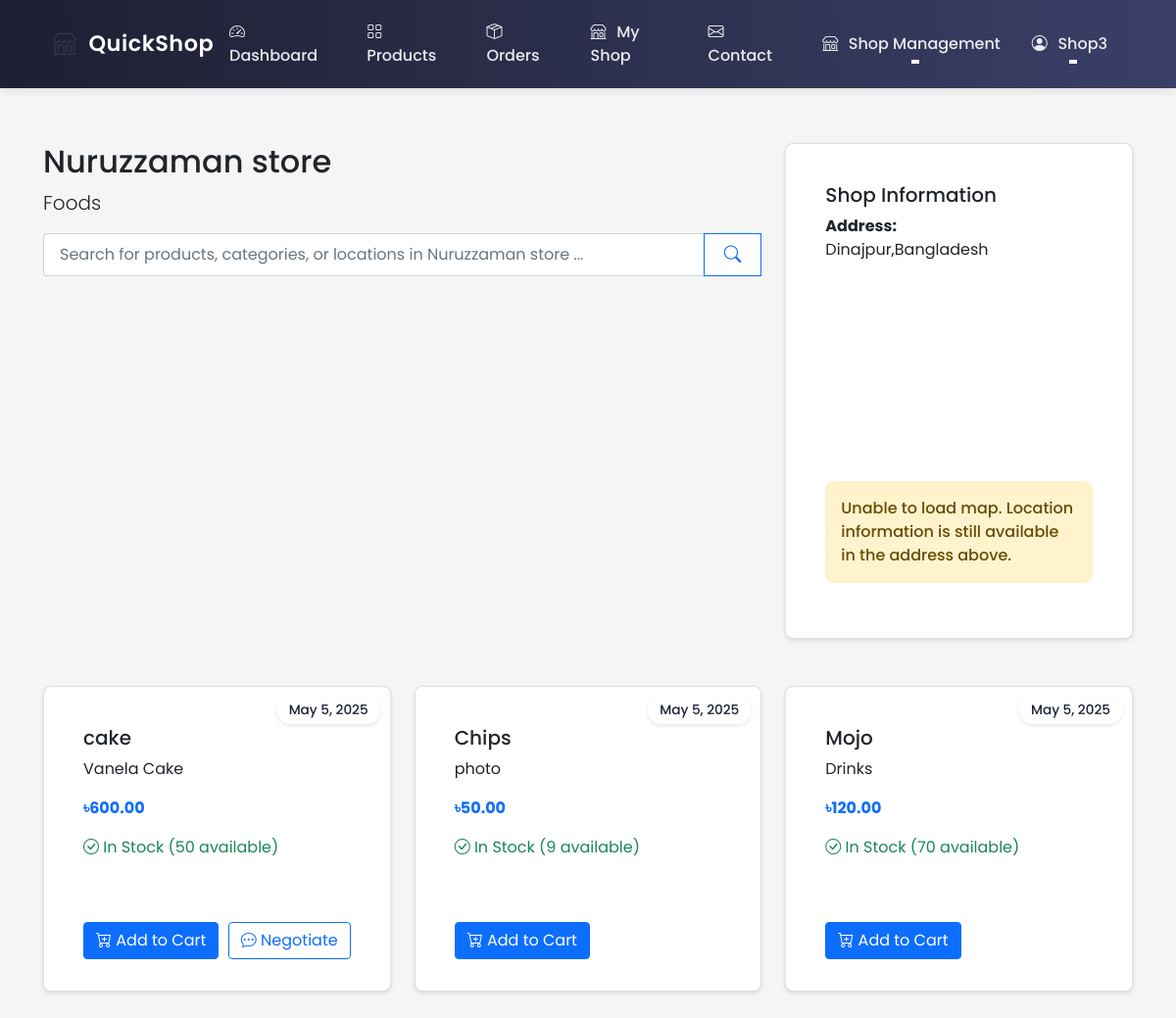
Screenshot of /shop/1 (signed in) with the database file from the repository.
### ecommerce/models/user.py (models this page shows, shortened)
class User(UserMixin, db.Model):
    id = db.Column(db.Integer, primary_key=True)
    username = db.Column(db.String(80), unique=True, nullable=False)
    email = db.Column(db.String(120), unique=True, nullable=False)
    password_hash = db.Column(db.String(128))
    role = db.Column(db.String(20), nullable=False, default='user')  # user, shop_owner, delivery, admin
    location_lat = db.Column(db.Float)
    location_lng = db.Column(db.Float)
    address = db.Column(db.String(200))
    created_at = db.Column(db.DateTime, default=datetime.utcnow)
    updated_at = db.Column(db.DateTime, default=datetime.utcnow, onupdate=datetime.utcnow)
    is_active = db.Column(db.Boolean, default=True)
    orders = db.relationship('Order', lazy=True, foreign_keys='Order.customer_id')
    shop = db.relationship('Shop', backref='owner', lazy=True, uselist=False)
    deliveries = db.relationship('Order', backref='assigned_delivery_person', lazy=True,
                               foreign_keys='Order.delivery_person_id')

### ecommerce/models/shop.py (models this page shows, shortened)
class Shop(db.Model):
    id = db.Column(db.Integer, primary_key=True)
    name = db.Column(db.String(100), nullable=False)
    description = db.Column(db.Text)
    about = db.Column(db.Text)  # New field for shop-specific About content
    owner_id = db.Column(db.Integer, db.ForeignKey('user.id'), nullable=False)
    location_lat = db.Column(db.Float, nullable=False)
    location_lng = db.Column(db.Float, nullable=False)
    address = db.Column(db.String(200), nullable=False)
    phone = db.Column(db.String(20))
    email = db.Column(db.String(120))
    website = db.Column(db.String(200))
    business_hours = db.Column(db.Text)  # Stored as JSON string
    created_at = db.Column(db.DateTime, default=datetime.utcnow)
    is_active = db.Column(db.Boolean, default=True)
    products = db.relationship('Product', backref='shop', lazy=True)
    orders = db.relationship('Order', backref='shop', lazy=True)

class Product(db.Model):
    id = db.Column(db.Integer, primary_key=True)
    name = db.Column(db.String(100), nullable=False)
    description = db.Column(db.Text)
    price = db.Column(db.Float, nullable=False)
    stock = db.Column(db.Integer, nullable=False, default=0)
    shop_id = db.Column(db.Integer, db.ForeignKey('shop.id'), nullable=False)
    image_url = db.Column(db.String(255))
    category = db.Column(db.String(50))  # Add category field
    created_at = db.Column(db.DateTime, default=datetime.utcnow)
    min_price = db.Column(db.Float)  # Minimum acceptable price
    max_discount_percentage = db.Column(db.Float, default=20.0)  # Maximum allowed discount
    continue_iteration = db.Column(db.Boolean, default=False)  # Whether to continue negotiation after max discount
    def is_negotiable(self):
        return self.min_price is not None and self.min_price < self.price

### ecommerce/routes/shop.py (the view)
@shop_bp.route('/<int:shop_id>')
def view(shop_id):
    shop = Shop.query.get_or_404(shop_id)
    return render_template('shop/view.html', shop=shop)

### ecommerce/templates/shop/view.html (shortened to what this page needs)
{% extends "base.html" %}
{% block content %}
<div class="container mt-4">
    <div class="row mb-4">
        <div class="col-md-8">
            <h2>{{ shop.name }}</h2>
            <p class="lead">{{ shop.description }}</p>
            <form class="search-form mb-4" action="{{ url_for('main.search') }}" method="GET">
                <div class="input-group">
                    <input class="form-control search-input" type="search" name="q"
                           placeholder="Search for products, categories, or locations in {{ shop.name }}..."
                           value="{{ request.args.get('q', '') }}"
                           aria-label="Search" autocomplete="off">
                    <button class="btn btn-outline-primary" type="submit">
                        <i class="bi bi-search"></i>
                    </button>
                </div>
            </form>
        </div>
        <div class="col-md-4">
            <div class="card">
                <div class="card-body">
                    <h5 class="card-title">Shop Information</h5>
                    <p><strong>Address:</strong><br>
                    {{ shop.address }}</p>
                    <div id="map" style="height: 200px;"></div>
                    <div id="mapError" class="alert alert-warning mt-2" style="display: none;">
                        Unable to load map. Location information is still available in the address above.
                    </div>
                </div>
            </div>
        </div>
    </div>
    <div class="row">
        {% for product in shop.products %}
            <div class="col-md-4 mb-4">
                <div class="card h-100 product-card">
                    <span class="date-badge">May 5, 2025</span>
                    <div class="card-body">
                        <h5 class="card-title">{{ product.name }}</h5>
                        <p class="card-text">{{ product.description[:100] }}{% if product.description|length > 100 %}...{% endif %}</p>
                        <p class="card-text">
                            <strong class="text-primary">৳{{ "%.2f"|format(product.price) }}</strong>
                        </p>
                        {% if product.stock > 0 %}
                            <p class="text-success">
                                <i class="bi bi-check-circle"></i> In Stock ({{ product.stock }} available)
                            </p>
                        {% else %}
                            <p class="text-danger">
                                <i class="bi bi-x-circle"></i> Out of Stock
                            </p>
                        {% endif %}
                    </div>
                    <div class="card-footer bg-transparent border-top-0 d-flex justify-content-between">
                        {% if product.stock > 0 %}
                            <button class="btn btn-primary add-to-cart"
                                    data-product-id="{{ product.id }}"
                                    data-product-name="{{ product.name }}">
                                <i class="bi bi-cart-plus"></i> Add to Cart
                            </button>
                            {% if product.is_negotiable() %}
                                <button class="btn btn-outline-primary negotiate-price"
                                        data-product-id="{{ product.id }}"
                                        data-product-name="{{ product.name }}"
                                        data-price="{{ product.price }}">
                                    <i class="bi bi-chat-dots"></i> Negotiate
                                </button>
                            {% endif %}
                        {% else %}
                            <button class="btn btn-secondary" disabled>Out of Stock</button>
                        {% endif %}
                    </div>
                </div>
            </div>
        {% else %}
            <div class="col-12">
                <div class="alert alert-info">
                    No products available in this shop yet.
                </div>
            </div>
        {% endfor %}
    </div>
</div>
{% endblock %}

### ecommerce/templates/base.html (shortened to what this page needs)
<!DOCTYPE html>
<html lang="en">
<head>
    <link href="https://cdn.jsdelivr.net/npm/bootstrap@5.1.3/dist/css/bootstrap.min.css" rel="stylesheet">
    <link rel="stylesheet" href="https://cdn.jsdelivr.net/npm/bootstrap-icons@1.7.2/font/bootstrap-icons.css">
    <link rel="stylesheet" href="{{ url_for('static', filename='css/style.css') }}">
</head>
<body class="d-flex flex-column min-vh-100">
    <nav class="navbar navbar-expand-lg navbar-light">
        <div class="container">
            <a class="logo" href="{{ url_for('main.index') }}">
                <span class="logo-icon">
                    <i class="bi bi-shop"></i>
                </span>
                <span class="logo">QuickShop</span>
            </a>
            <div class="collapse navbar-collapse" id="navbarNav">
                <ul class="navbar-nav me-auto">
                    {% if not current_user.is_authenticated %}
                    <li class="nav-item">
                        <a class="nav-link" href="{{ url_for('main.index') }}">
                            <i class="bi bi-house-door"></i> Home
                        </a>
                    </li>
                    <li class="nav-item">
                        <a class="nav-link" href="{{ url_for('main.about') }}">
                            <i class="bi bi-info-circle"></i> About QuickShop
                        </a>
                    </li>
                    {% elif current_user.is_authenticated and current_user.role == 'shop_owner' %}
                    <li class="nav-item">
                        <a class="nav-link" href="{{ url_for('shop.dashboard') }}">
                            <i class="bi bi-speedometer2"></i> Dashboard
                        </a>
                    </li>
                    <li class="nav-item">
                        <a class="nav-link" href="{{ url_for('shop.manage') }}">
                            <i class="bi bi-grid"></i> Products
                        </a>
                    </li>
                    <li class="nav-item">
                        <a class="nav-link" href="{{ url_for('shop.orders') }}">
                            <i class="bi bi-box-seam"></i> Orders
                        </a>
                    </li>
                    {% if current_user.shop %}
                    <li class="nav-item">
                        <a class="nav-link" href="{{ url_for('shop.about', shop_id=current_user.shop.id) }}">
                            <i class="bi bi-shop"></i> My Shop
                        </a>
                    </li>
                    {% endif %}
                    {% endif %}
                    <li class="nav-item">
                        <a class="nav-link" href="{{ url_for('main.contact_page') }}">
                            <i class="bi bi-envelope"></i> Contact
                        </a>
                    </li>
                </ul>
                <ul class="navbar-nav ms-auto">
                    {% if current_user.is_authenticated %}
                        {% if current_user.role == 'admin' %}
                        <li class="nav-item">
                            <a class="nav-link" href="{{ url_for('admin.dashboard') }}">
                                <i class="bi bi-speedometer2"></i> Admin Panel
                            </a>
                        </li>
                        <li class="nav-item dropdown">
                            <a class="nav-link dropdown-toggle" href="#" role="button" data-bs-toggle="dropdown">
                                <i class="bi bi-gear"></i> Manage
                            </a>
                            <ul class="dropdown-menu">
                                <li><a class="dropdown-item" href="{{ url_for('admin.orders') }}">
                                    <i class="bi bi-box-seam"></i> Orders
                                </a></li>
                                <li><a class="dropdown-item" href="{{ url_for('admin.manage_shops') }}">
                                    <i class="bi bi-shop"></i> Shops
                                </a></li>
                                <li><a class="dropdown-item" href="{{ url_for('admin.settings') }}">
                                    <i class="bi bi-gear"></i> Settings
                                </a></li>
                            </ul>
                        </li>
                        {% elif current_user.role == 'shop_owner' %}
                        <li class="nav-item dropdown">
                            <a class="nav-link dropdown-toggle" href="#" role="button" data-bs-toggle="dropdown">
                                <i class="bi bi-shop"></i> Shop Management
                            </a>
                        </li>
                        {% endif %}
                        <li class="nav-item dropdown">
                            <a class="nav-link dropdown-toggle" href="#" role="button" data-bs-toggle="dropdown">
                                <i class="bi bi-person-circle"></i> {{ current_user.username }}
                            </a>
                        </li>
                    {% endif %}
                </ul>
            </div>
        </div>
    </nav>
    <main class="flex-shrink-0">
        {% block content %}{% endblock %}
    </main>
</body>
</html>

### ecommerce/static/css/style.css (style rules this page uses)
* { margin: 0; padding: 0; box-sizing: border-box; }
html { height: 100%; }
body { font-family: 'Poppins', sans-serif; background-color: #f5f5f5; min-height: 100vh; display: flex; flex-direction: column; }
.logo { display: flex; align-items: center; gap: 0.75rem; text-decoration: none; }
.logo-icon { display: inline-flex; align-items: center; justify-content: center; font-size: 1.5rem; color: #2D3748; }
main { flex: 1 0 auto; padding: 2rem; width: 100%; max-width: 1200px; margin: 0 auto; }
.navbar { background: linear-gradient(to right, #1e1f32, #3a3f67); padding: 0.8rem 0; box-shadow: 0 2px 10px rgba(0, 0, 0, 0.1); position: sticky; top: 0; z-index: 1000; }
.navbar .container { padding: 0 1.5rem; }
.navbar-brand, .logo { color: #ffffff !important; font-size: 1.4rem; font-weight: 600; letter-spacing: 0.5px; padding: 0; }
.navbar .nav-link { color: rgba(255, 255, 255, 0.9) !important; font-weight: 500; padding: 0.5rem 1rem !important; transition: all 0.3s ease; position: relative; }
.navbar .nav-link::after { content: ''; position: absolute; bottom: 0; left: 50%; width: 0; height: 2px; background: #ffffff; transition: all 0.3s ease; transform: translateX(-50%); }
.navbar .nav-item .nav-link i { margin-right: 0.4rem; }
.alert { border: none; border-radius: 8px; font-weight: 500; }
.card { background: white; border-radius: 8px; box-shadow: 0 2px 4px rgba(0,0,0,0.1); padding: 1.5rem; margin-bottom: 1.5rem; }
.product-card { position: relative; }
.date-badge { position: absolute; top: 10px; right: 10px; background-color: rgba(255, 255, 255, 0.9); color: #1b2337; padding: 0.25rem 0.75rem; border-radius: 20px; font-size: 0.85rem; font-weight: 500; box-shadow: 0 2px 4px rgba(0,0,0,0.1); z-index: 1; }
.search-form { width: 100%; max-width: 800px; margin: 0 auto; }
.search-form .input-group { background: #fff; border-radius: 8px; transition: all 0.3s ease; }
.search-form .search-input { border-right: none; padding-left: 1rem; font-size: 1rem; }
.search-form .btn { padding: 0.5rem 1.25rem; display: flex; align-items: center; justify-content: center; }
.search-form .btn i { font-size: 1.1rem; }
#map { width: 100%; height: 100%; }

### rows the page displays
User: username "Shop3"
Shop: name "Nuruzzaman store", description "Foods", q "Search for products, categories, or locations in Nuruzzaman store ...", address "Dinajpur,Bangladesh"
Product: name "cake", description "Vanela Cake", price "600.00", stock "50"
Product: name "Chips", description "photo", price "50.00", stock "9"
Product: name "Mojo", description "Drinks", price "120.00", stock "70"
